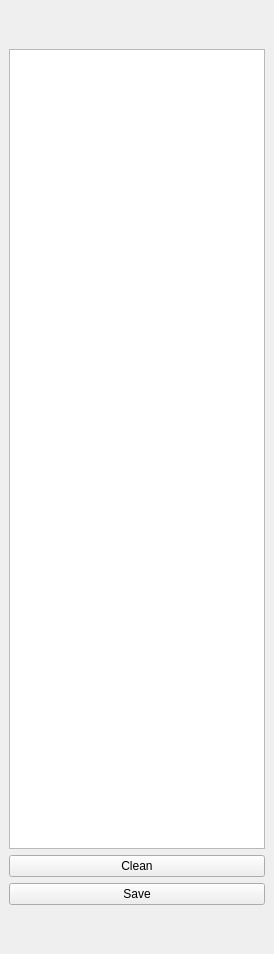
  <widget class="QDockWidget" name="dockWidget">
   <property name="features">
    <set>QDockWidget::AllDockWidgetFeatures</set>
   </property>
   <property name="windowTitle">
    <string>API Status</string>
   </property>
   <attribute name="dockWidgetArea">
    <number>1</number>
   </attribute>
   <widget class="QWidget" name="dockWidgetContents">
    <layout class="QVBoxLayout" name="verticalLayout_55">
     <item>
      <spacer name="verticalSpacer_8">
       <property name="orientation">
        <enum>Qt::Vertical</enum>
       </property>
       <property name="sizeHint" stdset="0">
        <size>
         <width>20</width>
         <height>40</height>
        </size>
       </property>
      </spacer>
     </item>
     <item>
      <widget class="QTextBrowser" name="tb_display">
       <property name="minimumSize">
        <size>
         <width>0</width>
         <height>800</height>
        </size>
       </property>
       <property name="maximumSize">
        <size>
         <width>16777215</width>
         <height>800</height>
        </size>
       </property>
      </widget>
     </item>
     <item>
      <widget class="QPushButton" name="btn_log_clean">
       <property name="text">
        <string>Clean</string>
       </property>
      </widget>
     </item>
     <item>
      <widget class="QPushButton" name="btn_log_save">
       <property name="text">
        <string>Save</string>
       </property>
      </widget>
     </item>
     <item>
      <spacer name="verticalSpacer_7">
       <property name="orientation">
        <enum>Qt::Vertical</enum>
       </property>
       <property name="sizeHint" stdset="0">
        <size>
         <width>20</width>
         <height>40</height>
        </size>
       </property>
      </spacer>
     </item>
    </layout>
   </widget>
  </widget>
